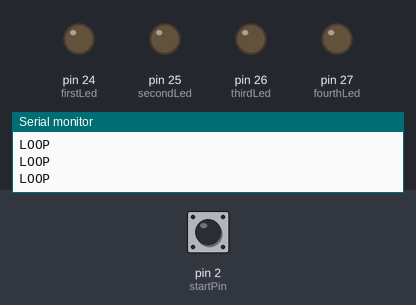
Bench run of a sketch on a simulated Arduino Mega 2560, built with avr-gcc and run on an emulated ATmega2560. Parts: output pins drawn as LEDs (lit = HIGH), the last lines printed to the serial monitor. Dashed ring = blinking. Inputs (shaded band) come from the test bench; at power-on: pin 2 (startPin) HIGH. Random numbers use the default seed unless the sketch sets one.

Above: at 1.2 s.
1.3 s: pin 2 (startPin) pulled LOW for 0.15 s
At 1.44 s:
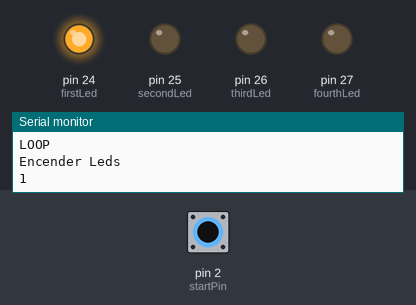
At 2.09 s:
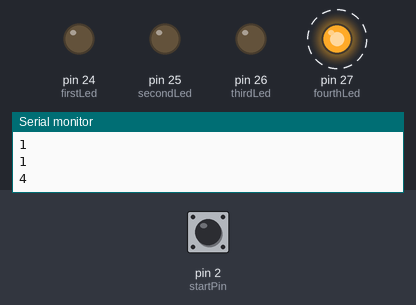
Timing chart, 0 to 10.3 s (numbered marks = the images above; inputs shaded):
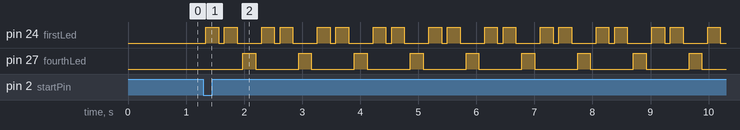

Measured:
- after the input at 1.3 s, pin 24 (firstLed): LOW → HIGH at once, then repeats every 0.96 s: LOW 0.10 s, HIGH 0.22 s, LOW 0.42 s, HIGH 0.22 s; pin 27 (fourthLed): alternates HIGH for 0.22 s and LOW for 0.74 s, starting after 0.68 s

The sketch:

SymonSays.ino
```cpp
/* PINES DE ENTRADA
 * [2-6] pines de entrada (push-button), 2 = start
 * [23] potenciometro (Velocidad).
 * [24-27] pines de salidas para LEDs
 * Pin 40 Salida Analoga para bocina
 */

const int potentiometerPin = 23;
const int buzzerPin = 40;

const int startPin = 2;
const int firstLed = 24;
const int secondLed = 25;
const int thirdLed = 26;
const int fourthLed = 27;

const int sequencesByLevel = 5;

boolean started;
boolean waitingForUser = false;
int sequences[sequencesByLevel][10];
int currentLevel = 1;
int currentSequenceElement = 0;

void setup(){
  //Preparando pines de entrada. Push buttons
  pinMode(2, INPUT);
  pinMode(3, INPUT);
  pinMode(4, INPUT);
  pinMode(5, INPUT);
  pinMode(6, INPUT);

  //Preparando pines de salida, LEDs
  pinMode(firstLed, OUTPUT);
  pinMode(secondLed, OUTPUT);
  pinMode(thirdLed, OUTPUT);
  pinMode(fourthLed, OUTPUT);

  Serial.begin(9600);
 randomSeed(4);
}

void nextSequence() {
  //La secuencia se crea en base a el nivel
  for (int i = 0 ; i < sequencesByLevel ; i++) {
    int nS = 2 + ((currentLevel > 2) ? (currentLevel + 3) : currentLevel);
    for (int j = 0; j < nS ; j++) {
        sequences[i][j] = random(1,5);
    }
  }
}

void showCurrentSequence() {
    for (int i = 0; i < 10 ; i++) {
      int value = sequences[currentLevel - 1][i];
      if (value == 0)
        return;

      int pin;
      switch (value) {
        case 1:
          pin = firstLed;
          break;
        case 2:
          pin = secondLed;
          break;
        case 3:
          pin = thirdLed;
          break;
        case 4:
          pin = fourthLed;
          break;
      }
      digitalWrite(pin, HIGH);
      Serial.println(value);
      delay(220);
      digitalWrite(pin, LOW);
      delay(100);
    }
}

void verifyInput(){

}

void loop(){
  Serial.println("LOOP");
  if (started) {
    if (!waitingForUser) {
      Serial.println("Encender Leds");
      showCurrentSequence();
    } else {
      verifyInput();
    }
  } else {
    if (digitalRead(startPin) == LOW) {
      Serial.println("Started");
      started = true;
      nextSequence();
    }
  }
}
```
